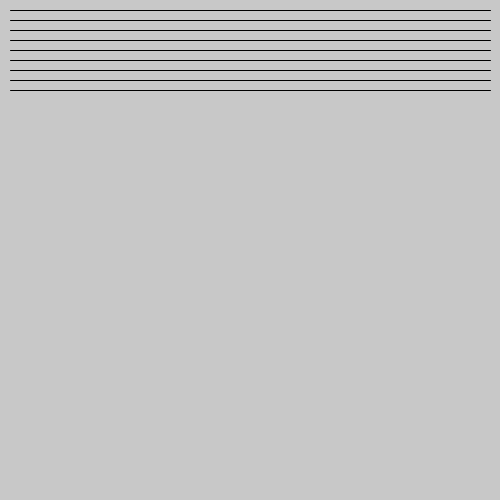
Frame 1 (no input)
Frame 60 (the mouse pressed at the canvas centre just before this capture): identical to frame 1, image omitted
Frame 120 (the mouse held since frame 60 and released just before this capture): identical to frame 1, image omitted

The Processing sketch that drew this single still picture (run headless with seeded random() and noise(); from frame 60 on, the mouse is pressed at the canvas centre):

// Processing sketch: sketch_for
// ── sketch_for.pde
void setup(){
  size(500, 500);
}

void draw(){
  background(200);
  
  for(int y = 10; y < 100; y = y + 10){
    line(10, y, 490, y);
  }
  
  // continua con el resto del programa
}
